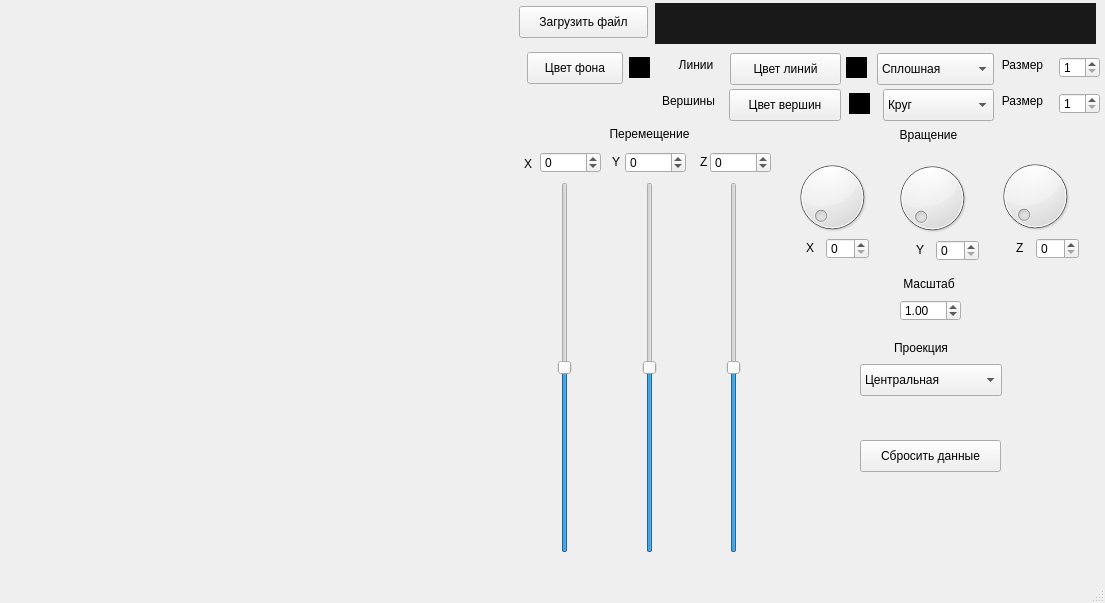
<?xml version="1.0" encoding="UTF-8"?>
<ui version="4.0">
 <class>MainWindow</class>
 <widget class="QMainWindow" name="MainWindow">
  <property name="geometry">
   <rect>
    <x>0</x>
    <y>0</y>
    <width>1105</width>
    <height>603</height>
   </rect>
  </property>
  <property name="windowTitle">
   <string>MainWindow</string>
  </property>
  <property name="layoutDirection">
   <enum>Qt::LeftToRight</enum>
  </property>
  <widget class="QWidget" name="centralwidget">
   <widget class="MyOpenGLWidget" name="MyWidget" native="true">
    <property name="geometry">
     <rect>
      <x>9</x>
      <y>-4</y>
      <width>501</width>
      <height>551</height>
     </rect>
    </property>
    <property name="sizePolicy">
     <sizepolicy hsizetype="Preferred" vsizetype="Preferred">
      <horstretch>1</horstretch>
      <verstretch>1</verstretch>
     </sizepolicy>
    </property>
    <property name="layoutDirection">
     <enum>Qt::LeftToRight</enum>
    </property>
    <property name="autoFillBackground">
     <bool>false</bool>
    </property>
    <property name="styleSheet">
     <string notr="true">MyOpenGLWidget
{
background-color:rgb(25, 25, 25);
}</string>
    </property>
   </widget>
   <widget class="QLabel" name="box_file_name">
    <property name="geometry">
     <rect>
      <x>655</x>
      <y>3</y>
      <width>441</width>
      <height>41</height>
     </rect>
    </property>
    <property name="styleSheet">
     <string notr="true">QLabel {
background-color:rgb(25, 25, 25);
}</string>
    </property>
    <property name="text">
     <string/>
    </property>
    <property name="alignment">
     <set>Qt::AlignLeading|Qt::AlignLeft|Qt::AlignTop</set>
    </property>
    <property name="wordWrap">
     <bool>true</bool>
    </property>
   </widget>
   <widget class="QPushButton" name="download_file">
    <property name="geometry">
     <rect>
      <x>519</x>
      <y>6</y>
      <width>129</width>
      <height>32</height>
     </rect>
    </property>
    <property name="text">
     <string>Загрузить файл</string>
    </property>
   </widget>
   <widget class="QPushButton" name="But_color_back">
    <property name="geometry">
     <rect>
      <x>527</x>
      <y>52</y>
      <width>96</width>
      <height>32</height>
     </rect>
    </property>
    <property name="text">
     <string>Цвет фона</string>
    </property>
   </widget>
   <widget class="QLabel" name="label_44">
    <property name="geometry">
     <rect>
      <x>676</x>
      <y>57</y>
      <width>40</width>
      <height>16</height>
     </rect>
    </property>
    <property name="text">
     <string>Линии</string>
    </property>
    <property name="alignment">
     <set>Qt::AlignCenter</set>
    </property>
   </widget>
   <widget class="QPushButton" name="But_color_line">
    <property name="geometry">
     <rect>
      <x>730</x>
      <y>53</y>
      <width>111</width>
      <height>32</height>
     </rect>
    </property>
    <property name="text">
     <string>Цвет линий</string>
    </property>
   </widget>
   <widget class="QComboBox" name="line_attribute">
    <property name="geometry">
     <rect>
      <x>877</x>
      <y>53</y>
      <width>117</width>
      <height>32</height>
     </rect>
    </property>
    <property name="editable">
     <bool>false</bool>
    </property>
    <property name="currentText">
     <string>Сплошная</string>
    </property>
    <property name="currentIndex">
     <number>1</number>
    </property>
    <item>
     <property name="text">
      <string>Нет</string>
     </property>
    </item>
    <item>
     <property name="text">
      <string>Сплошная</string>
     </property>
    </item>
    <item>
     <property name="text">
      <string>Пунктир</string>
     </property>
    </item>
   </widget>
   <widget class="QLabel" name="label_46">
    <property name="geometry">
     <rect>
      <x>999</x>
      <y>57</y>
      <width>47</width>
      <height>16</height>
     </rect>
    </property>
    <property name="text">
     <string>Размер</string>
    </property>
    <property name="alignment">
     <set>Qt::AlignCenter</set>
    </property>
   </widget>
   <widget class="QSpinBox" name="size_line">
    <property name="geometry">
     <rect>
      <x>1059</x>
      <y>57</y>
      <width>41</width>
      <height>21</height>
     </rect>
    </property>
    <property name="minimum">
     <number>1</number>
    </property>
    <property name="maximum">
     <number>100</number>
    </property>
   </widget>
   <widget class="QLabel" name="label_45">
    <property name="geometry">
     <rect>
      <x>659</x>
      <y>93</y>
      <width>59</width>
      <height>16</height>
     </rect>
    </property>
    <property name="text">
     <string>Вершины</string>
    </property>
    <property name="alignment">
     <set>Qt::AlignCenter</set>
    </property>
   </widget>
   <widget class="QPushButton" name="But_color_vertex">
    <property name="geometry">
     <rect>
      <x>729</x>
      <y>89</y>
      <width>112</width>
      <height>32</height>
     </rect>
    </property>
    <property name="text">
     <string>Цвет вершин</string>
    </property>
   </widget>
   <widget class="QComboBox" name="vertex_attribute">
    <property name="geometry">
     <rect>
      <x>883</x>
      <y>89</y>
      <width>111</width>
      <height>32</height>
     </rect>
    </property>
    <property name="editable">
     <bool>false</bool>
    </property>
    <property name="currentText">
     <string>Круг</string>
    </property>
    <property name="currentIndex">
     <number>1</number>
    </property>
    <item>
     <property name="text">
      <string>Нет</string>
     </property>
    </item>
    <item>
     <property name="text">
      <string>Круг</string>
     </property>
    </item>
    <item>
     <property name="text">
      <string>Квадрат</string>
     </property>
    </item>
   </widget>
   <widget class="QLabel" name="label_47">
    <property name="geometry">
     <rect>
      <x>999</x>
      <y>93</y>
      <width>47</width>
      <height>16</height>
     </rect>
    </property>
    <property name="text">
     <string>Размер</string>
    </property>
    <property name="alignment">
     <set>Qt::AlignCenter</set>
    </property>
   </widget>
   <widget class="QSpinBox" name="size_vertex">
    <property name="geometry">
     <rect>
      <x>1059</x>
      <y>93</y>
      <width>41</width>
      <height>21</height>
     </rect>
    </property>
    <property name="minimum">
     <number>1</number>
    </property>
    <property name="maximum">
     <number>100</number>
    </property>
   </widget>
   <widget class="QLabel" name="label_39">
    <property name="geometry">
     <rect>
      <x>604</x>
      <y>126</y>
      <width>91</width>
      <height>16</height>
     </rect>
    </property>
    <property name="text">
     <string>Перемещение</string>
    </property>
    <property name="alignment">
     <set>Qt::AlignCenter</set>
    </property>
   </widget>
   <widget class="QLabel" name="label_36">
    <property name="geometry">
     <rect>
      <x>524</x>
      <y>156</y>
      <width>16</width>
      <height>16</height>
     </rect>
    </property>
    <property name="text">
     <string>X</string>
    </property>
   </widget>
   <widget class="QSpinBox" name="spin_mov_X">
    <property name="geometry">
     <rect>
      <x>540</x>
      <y>152</y>
      <width>61</width>
      <height>21</height>
     </rect>
    </property>
    <property name="minimum">
     <number>-10000</number>
    </property>
    <property name="maximum">
     <number>10000</number>
    </property>
   </widget>
   <widget class="QLabel" name="label_33">
    <property name="geometry">
     <rect>
      <x>612</x>
      <y>154</y>
      <width>16</width>
      <height>16</height>
     </rect>
    </property>
    <property name="text">
     <string>Y</string>
    </property>
   </widget>
   <widget class="QSpinBox" name="spin_mov_Y">
    <property name="geometry">
     <rect>
      <x>625</x>
      <y>152</y>
      <width>61</width>
      <height>21</height>
     </rect>
    </property>
    <property name="minimum">
     <number>-10000</number>
    </property>
    <property name="maximum">
     <number>10000</number>
    </property>
   </widget>
   <widget class="QLabel" name="label_37">
    <property name="geometry">
     <rect>
      <x>700</x>
      <y>154</y>
      <width>16</width>
      <height>16</height>
     </rect>
    </property>
    <property name="text">
     <string>Z</string>
    </property>
   </widget>
   <widget class="QSpinBox" name="spin_mov_Z">
    <property name="geometry">
     <rect>
      <x>710</x>
      <y>152</y>
      <width>61</width>
      <height>21</height>
     </rect>
    </property>
    <property name="minimum">
     <number>-10000</number>
    </property>
    <property name="maximum">
     <number>10000</number>
    </property>
   </widget>
   <widget class="QLabel" name="label_40">
    <property name="geometry">
     <rect>
      <x>896</x>
      <y>127</y>
      <width>65</width>
      <height>16</height>
     </rect>
    </property>
    <property name="text">
     <string>Вращение</string>
    </property>
    <property name="alignment">
     <set>Qt::AlignCenter</set>
    </property>
   </widget>
   <widget class="QDial" name="dial_rot_X">
    <property name="geometry">
     <rect>
      <x>792</x>
      <y>157</y>
      <width>80</width>
      <height>80</height>
     </rect>
    </property>
    <property name="maximum">
     <number>359</number>
    </property>
   </widget>
   <widget class="QDial" name="dial_rot_Y">
    <property name="geometry">
     <rect>
      <x>892</x>
      <y>158</y>
      <width>80</width>
      <height>80</height>
     </rect>
    </property>
    <property name="maximum">
     <number>359</number>
    </property>
   </widget>
   <widget class="QDial" name="dial_rot_Z">
    <property name="geometry">
     <rect>
      <x>995</x>
      <y>156</y>
      <width>80</width>
      <height>80</height>
     </rect>
    </property>
    <property name="maximum">
     <number>359</number>
    </property>
   </widget>
   <widget class="QLabel" name="label_38">
    <property name="geometry">
     <rect>
      <x>806</x>
      <y>240</y>
      <width>16</width>
      <height>16</height>
     </rect>
    </property>
    <property name="text">
     <string>X</string>
    </property>
   </widget>
   <widget class="QSpinBox" name="spin_rot_X">
    <property name="geometry">
     <rect>
      <x>826</x>
      <y>238</y>
      <width>43</width>
      <height>21</height>
     </rect>
    </property>
    <property name="maximum">
     <number>359</number>
    </property>
   </widget>
   <widget class="QLabel" name="label_41">
    <property name="geometry">
     <rect>
      <x>916</x>
      <y>242</y>
      <width>16</width>
      <height>16</height>
     </rect>
    </property>
    <property name="text">
     <string>Y</string>
    </property>
   </widget>
   <widget class="QSpinBox" name="spin_rot_Y">
    <property name="geometry">
     <rect>
      <x>936</x>
      <y>240</y>
      <width>43</width>
      <height>21</height>
     </rect>
    </property>
    <property name="maximum">
     <number>359</number>
    </property>
   </widget>
   <widget class="QLabel" name="label_42">
    <property name="geometry">
     <rect>
      <x>1016</x>
      <y>240</y>
      <width>16</width>
      <height>16</height>
     </rect>
    </property>
    <property name="text">
     <string>Z</string>
    </property>
   </widget>
   <widget class="QSpinBox" name="spin_rot_Z">
    <property name="geometry">
     <rect>
      <x>1036</x>
      <y>238</y>
      <width>43</width>
      <height>21</height>
     </rect>
    </property>
    <property name="maximum">
     <number>359</number>
    </property>
   </widget>
   <widget class="QLabel" name="label_43">
    <property name="geometry">
     <rect>
      <x>900</x>
      <y>276</y>
      <width>58</width>
      <height>16</height>
     </rect>
    </property>
    <property name="text">
     <string>Масштаб</string>
    </property>
    <property name="alignment">
     <set>Qt::AlignCenter</set>
    </property>
   </widget>
   <widget class="QDoubleSpinBox" name="spin_scale">
    <property name="geometry">
     <rect>
      <x>900</x>
      <y>300</y>
      <width>61</width>
      <height>21</height>
     </rect>
    </property>
    <property name="minimum">
     <double>0.100000000000000</double>
    </property>
    <property name="maximum">
     <double>100.000000000000000</double>
    </property>
    <property name="singleStep">
     <double>0.500000000000000</double>
    </property>
    <property name="value">
     <double>1.000000000000000</double>
    </property>
   </widget>
   <widget class="QLabel" name="label_48">
    <property name="geometry">
     <rect>
      <x>890</x>
      <y>340</y>
      <width>62</width>
      <height>16</height>
     </rect>
    </property>
    <property name="text">
     <string>Проекция</string>
    </property>
    <property name="alignment">
     <set>Qt::AlignCenter</set>
    </property>
   </widget>
   <widget class="QComboBox" name="projection_type">
    <property name="geometry">
     <rect>
      <x>860</x>
      <y>364</y>
      <width>142</width>
      <height>32</height>
     </rect>
    </property>
    <property name="editable">
     <bool>false</bool>
    </property>
    <property name="currentText">
     <string>Центральная</string>
    </property>
    <property name="currentIndex">
     <number>0</number>
    </property>
    <item>
     <property name="text">
      <string>Центральная</string>
     </property>
    </item>
    <item>
     <property name="text">
      <string>Параллельная</string>
     </property>
    </item>
   </widget>
   <widget class="QPushButton" name="reset">
    <property name="geometry">
     <rect>
      <x>860</x>
      <y>440</y>
      <width>141</width>
      <height>32</height>
     </rect>
    </property>
    <property name="text">
     <string>Сбросить данные</string>
    </property>
   </widget>
   <widget class="QLabel" name="show_color_back">
    <property name="geometry">
     <rect>
      <x>629</x>
      <y>57</y>
      <width>21</width>
      <height>21</height>
     </rect>
    </property>
    <property name="autoFillBackground">
     <bool>false</bool>
    </property>
    <property name="styleSheet">
     <string notr="true">QLabel {
background-color: black;
}</string>
    </property>
    <property name="text">
     <string/>
    </property>
   </widget>
   <widget class="QLabel" name="show_color_line">
    <property name="geometry">
     <rect>
      <x>846</x>
      <y>57</y>
      <width>21</width>
      <height>21</height>
     </rect>
    </property>
    <property name="styleSheet">
     <string notr="true">QLabel {
background-color: black;
}</string>
    </property>
    <property name="text">
     <string/>
    </property>
   </widget>
   <widget class="QLabel" name="show_color_vertex">
    <property name="geometry">
     <rect>
      <x>849</x>
      <y>93</y>
      <width>21</width>
      <height>21</height>
     </rect>
    </property>
    <property name="styleSheet">
     <string notr="true">QLabel {
background-color: black;
}</string>
    </property>
    <property name="text">
     <string/>
    </property>
   </widget>
   <widget class="QSlider" name="slider_mov_X">
    <property name="geometry">
     <rect>
      <x>554</x>
      <y>182</y>
      <width>22</width>
      <height>371</height>
     </rect>
    </property>
    <property name="minimum">
     <number>-1000</number>
    </property>
    <property name="maximum">
     <number>1000</number>
    </property>
    <property name="pageStep">
     <number>1</number>
    </property>
    <property name="orientation">
     <enum>Qt::Vertical</enum>
    </property>
   </widget>
   <widget class="QSlider" name="slider_mov_Y">
    <property name="geometry">
     <rect>
      <x>639</x>
      <y>182</y>
      <width>22</width>
      <height>371</height>
     </rect>
    </property>
    <property name="minimum">
     <number>-1000</number>
    </property>
    <property name="maximum">
     <number>1000</number>
    </property>
    <property name="pageStep">
     <number>1</number>
    </property>
    <property name="orientation">
     <enum>Qt::Vertical</enum>
    </property>
   </widget>
   <widget class="QSlider" name="slider_mov_Z">
    <property name="geometry">
     <rect>
      <x>723</x>
      <y>182</y>
      <width>22</width>
      <height>371</height>
     </rect>
    </property>
    <property name="minimum">
     <number>-1000</number>
    </property>
    <property name="maximum">
     <number>1000</number>
    </property>
    <property name="pageStep">
     <number>1</number>
    </property>
    <property name="orientation">
     <enum>Qt::Vertical</enum>
    </property>
   </widget>
   <zorder>label_44</zorder>
   <zorder>label_46</zorder>
   <zorder>size_line</zorder>
   <zorder>label_45</zorder>
   <zorder>vertex_attribute</zorder>
   <zorder>label_47</zorder>
   <zorder>size_vertex</zorder>
   <zorder>spin_rot_X</zorder>
   <zorder>spin_rot_Y</zorder>
   <zorder>spin_rot_Z</zorder>
   <zorder>label_48</zorder>
   <zorder>projection_type</zorder>
   <zorder>reset</zorder>
   <zorder>MyWidget</zorder>
   <zorder>download_file</zorder>
   <zorder>box_file_name</zorder>
   <zorder>label_33</zorder>
   <zorder>label_36</zorder>
   <zorder>label_37</zorder>
   <zorder>label_39</zorder>
   <zorder>dial_rot_X</zorder>
   <zorder>spin_mov_X</zorder>
   <zorder>spin_mov_Y</zorder>
   <zorder>spin_mov_Z</zorder>
   <zorder>label_40</zorder>
   <zorder>label_38</zorder>
   <zorder>dial_rot_Y</zorder>
   <zorder>label_41</zorder>
   <zorder>dial_rot_Z</zorder>
   <zorder>label_42</zorder>
   <zorder>label_43</zorder>
   <zorder>spin_scale</zorder>
   <zorder>But_color_vertex</zorder>
   <zorder>But_color_line</zorder>
   <zorder>But_color_back</zorder>
   <zorder>line_attribute</zorder>
   <zorder>show_color_back</zorder>
   <zorder>show_color_line</zorder>
   <zorder>show_color_vertex</zorder>
   <zorder>slider_mov_X</zorder>
   <zorder>slider_mov_Y</zorder>
   <zorder>slider_mov_Z</zorder>
  </widget>
  <widget class="QMenuBar" name="menubar">
   <property name="geometry">
    <rect>
     <x>0</x>
     <y>0</y>
     <width>1105</width>
     <height>24</height>
    </rect>
   </property>
  </widget>
  <widget class="QStatusBar" name="statusbar"/>
 </widget>
 <customwidgets>
  <customwidget>
   <class>MyOpenGLWidget</class>
   <extends>QWidget</extends>
   <header location="global">myopenglwidget.h</header>
   <container>1</container>
  </customwidget>
 </customwidgets>
 <resources/>
 <connections/>
</ui>
